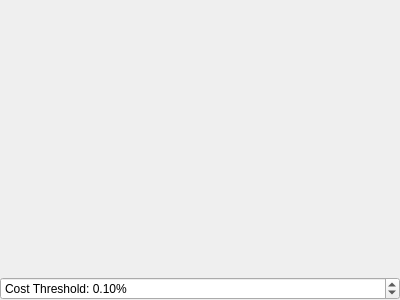
<?xml version="1.0" encoding="UTF-8"?>
<ui version="4.0">
 <class>CallgraphWidget</class>
 <widget class="QWidget" name="CallgraphWidget">
  <property name="geometry">
   <rect>
    <x>0</x>
    <y>0</y>
    <width>400</width>
    <height>300</height>
   </rect>
  </property>
  <property name="windowTitle">
   <string>Form</string>
  </property>
  <layout class="QVBoxLayout" name="verticalLayout_2">
   <property name="leftMargin">
    <number>0</number>
   </property>
   <property name="topMargin">
    <number>0</number>
   </property>
   <property name="rightMargin">
    <number>0</number>
   </property>
   <property name="bottomMargin">
    <number>0</number>
   </property>
   <item>
    <widget class="QWidget" name="graphPlaceholder" native="true"/>
   </item>
   <item>
    <widget class="QDoubleSpinBox" name="costThreshold">
     <property name="prefix">
      <string>Cost Threshold: </string>
     </property>
     <property name="suffix">
      <string>%</string>
     </property>
     <property name="singleStep">
      <double>0.100000000000000</double>
     </property>
     <property name="value">
      <double>0.100000000000000</double>
     </property>
    </widget>
   </item>
  </layout>
 </widget>
 <resources/>
 <connections/>
</ui>
